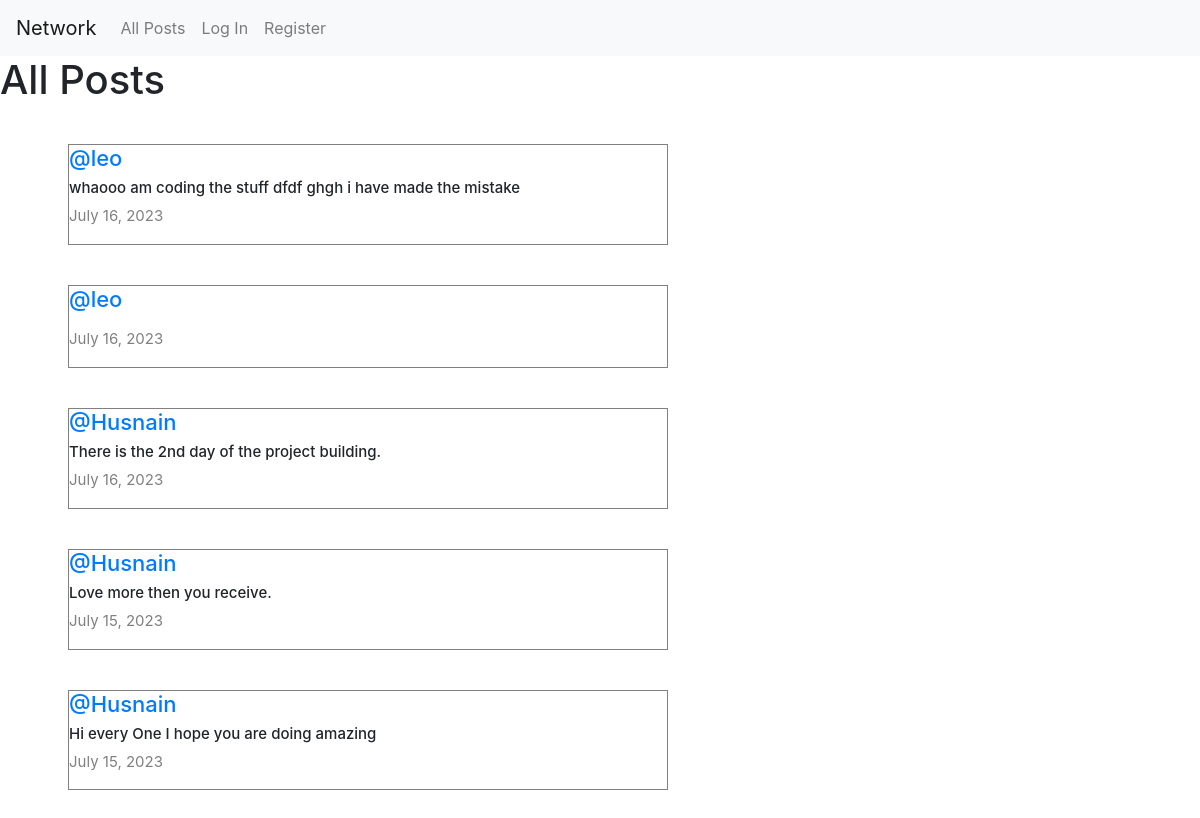
The page / on the database its author committed.
### network/models.py (models this page shows, shortened)
class Post(models.Model):
    content= models.CharField(max_length=140)
    user=models.ForeignKey(User,on_delete=models.CASCADE,related_name="author")
    date=models.DateField(auto_now_add=True)

class User(AbstractUser):
    pass

### network/views.py (the view)
# urls.py: path("", views.index, name="index"),
def index(request):
    allPosts= Post.objects.all().order_by("id").reverse()
    paginator = Paginator(allPosts,10)
    page_number= request.GET.get('page')
    posts_of_the_page = paginator.get_page(page_number)
    allLikes = Like.objects.all()
    whoYouLiked = []
    try:
        for like in allLikes:
            if like.user.id == request.user.id:
                whoYouLiked.append(like.post.id)
    except:
        whoYouLiked=[]
    return render(request,"network/index.html",{
        "allPosts":allPosts,
        "posts_of_the_page":posts_of_the_page,
        "whoYouLiked":whoYouLiked
    })

### network/templates/network/index.html (shortened to what this page needs)
{% extends "network/layout.html" %}
{% block body %}
<h1>All Posts</h1>
<div class="all-posts mx-5" style="display: flex; justify-content: flex-start; flex-direction: column; margin: 20px;">
    {% for post in posts_of_the_page %}
        <div class="post" style="border: 0.3px solid gray; display: flex; justify-content: center; flex-direction: column; max-width: 600px; box-sizing: border-box; margin: 20px;">
            <h5 class="username" style="font-size:22px;"><a href="{% url 'profile' user_id=post.user.id %}">@{{ post.user }}</a></h5>
            <h6 class="content" id="content_{{post.id}}" style="font-size:15px;">{{ post.content }}</h6>
            <p class="date" style="font-size:15px; color:gray;">{{ post.date }}</p>
        </div>
    {% endfor %}
</div>
{% endblock %}

### network/static/network/styles.css (style rules this page uses)
.all-posts { display: flex; justify-content: flex-start; flex-direction: column; margin: 20px; }
.all-posts .post { border: 0.3px solid gray; display: flex; justify-content: center; flex-direction: column; max-width: 600px; box-sizing: border-box; margin: 20px; }

### rows shown on the page
Post: user "leo", content "whaooo am coding the stuff dfdf ghgh i have made the mistake", date "July 16, 2023"
Post: user "leo", date "July 16, 2023"
Post: user "Husnain", content "There is the 2nd day of the project building.", date "July 16, 2023"
Post: user "Husnain", content "Love more then you receive.", date "July 15, 2023"
Post: user "Husnain", content "Hi every One I hope you are doing amazing", date "July 15, 2023"
